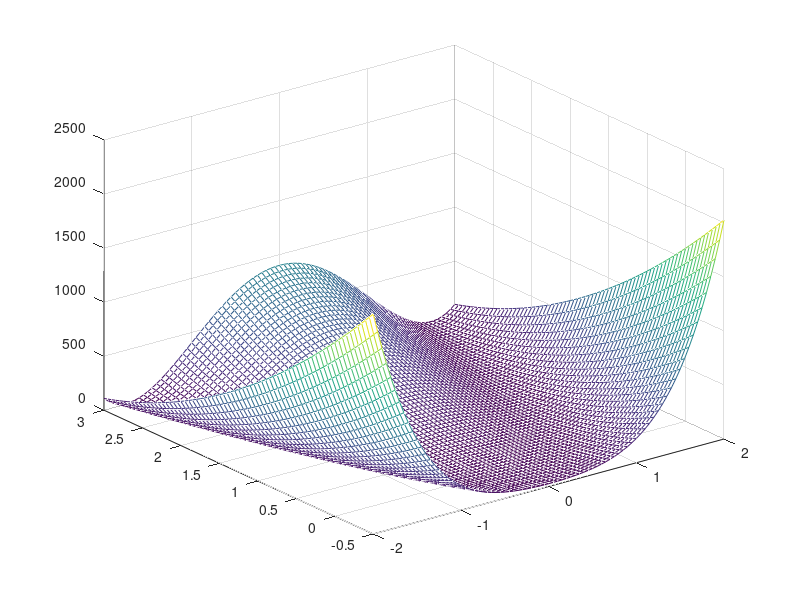

Recreate this plot in MATLAB.
% created on 2016-04-10 for minFunc axample: the rosebrock function,this
% script will draw the 2D rosebrock
close all;
clear;
clc;
%f = sum(100*(x(2:D)-x(1:D-1).^2).^2 + (1-x(1:D-1)).^2);
step=0.05;
y=-0.5:step:3.0;
x=-2.0:step:2.0;
[X,Y]=meshgrid(x,y);
Z=100*(Y-X.^2).^2+(1-X).^2;
mesh(X,Y,Z);